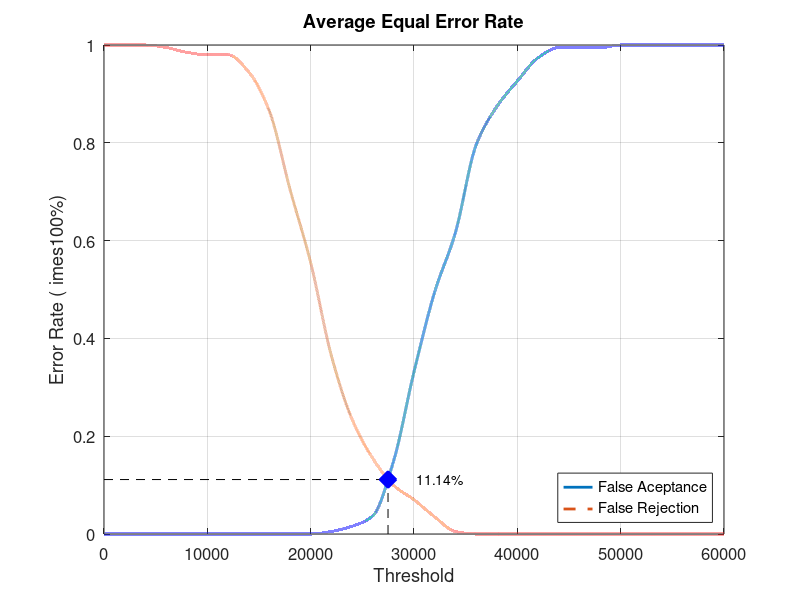
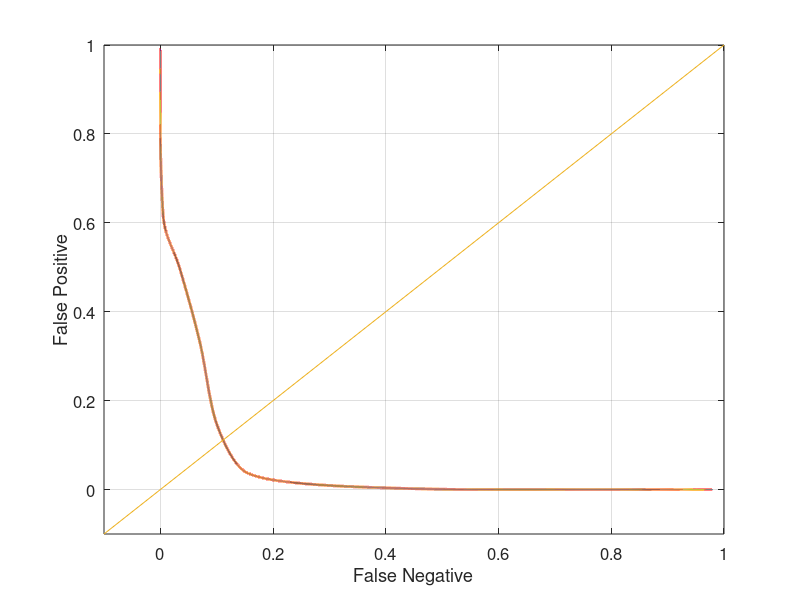

MATLAB code for these plots, in order:
close all;
clear;
clc;
x = 0:2000:60000;
xq = 0:0.5:60000;

y0 = [0 0 0 0 0 0 0 0 0 0 0 0.00526316 0.0157895 0.0368421 0.147368 0.331579 0.494737 0.615789 0.794737 0.873684 0.926316 0.973684 0.994737 0.994737 0.994737 1 1 1 1 1 1]
yy0 = interp1(x, y0, xq, 'pchip');
y1 = [1 1 1 0.995 0.985 0.98 0.98 0.945 0.865 0.705 0.555 0.365 0.235 0.155 0.1 0.07 0.035 0.005 0 0 0 0 0 0 0 0 0 0 0 0 0]
yy1 = interp1(x, y1, xq, 'pchip');

% Calculating EER: 
y2 = abs(y0 - y1);
find(y2 == min(y2))
yy2 = abs(yy0 - yy1);
xEER = find(yy2 == min(yy2));
xEERIndex = xq(xEER) % X-axis EER
yEER = yy0(xEER) % Y-axis EER

main = figure
plot(xq, yy0,'-','LineWidth', 2);	hold on
plot(xq, yy1,'--','LineWidth', 2);	hold on
plot([xEERIndex xEERIndex], [0 yEER], 'k--');	hold on
plot([0 xEERIndex], [yEER yEER], 'k--');	hold on
plot(xEERIndex, yEER, 'bx', 'LineWidth', 10);	hold on
text(xEERIndex + 10 * xEERIndex / 100, yEER, [num2str(round((10000 * yEER)) / 100) '%'])
legend('False Aceptance', 'False Rejection', 'Location', 'SouthEast')
xlabel('Threshold')
ylabel('Error Rate (	imes100%)')
title('Average Equal Error Rate')
set(gca, 'FontSize', 12)
axis([0 60000 0 1])
grid on

print(main, 'Database3_4Main', '-dpng');
FNRxFPR = figure('Color', [1 1 1]);
plot(yy1, yy0, '-', yy1, yy0, 'LineWidth', 2);
hold on
y = -0.1:0.1:1
plot(y, y); 
set(gca, 'FontSize', 12)
xlabel('False Negative')
ylabel('False Positive')
axis([-0.1 1 -0.1 1])
set(gca, 'FontSize', 12)
grid on

print(FNRxFPR, 'Database3_4FNRxFPR','-dpng');
